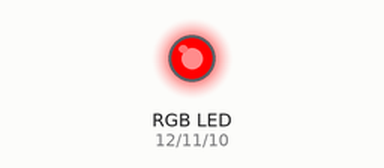
A sketch run on a simulated Arduino Uno, built with avr-gcc and run on an emulated ATmega328P. Shown: an RGB LED mixed from three pins (HIGH = lit).

Above: at 0.2 s.
At 1.0 s:
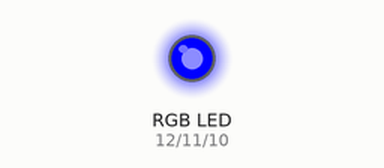
At 1.4 s:
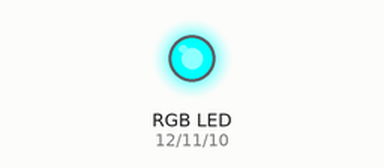
At 1.8 s:
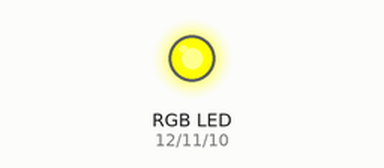
At 3.0 s:
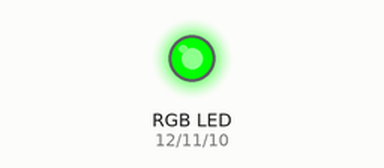
At 4.6 s:
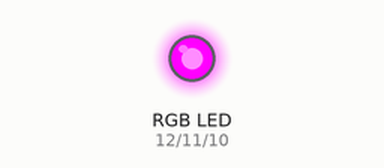
Timing chart, 0 to 5.5 s (numbered marks = the images above):
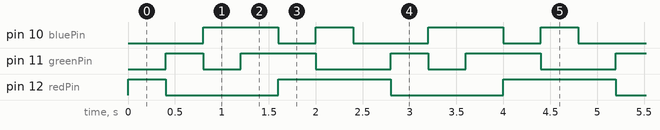

Measured:
- by itself, pin 10 (bluePin): repeats every 2.4 s: LOW 0.40 s, HIGH 0.40 s, LOW 0.80 s, HIGH 0.80 s
- by itself, pin 11 (greenPin): repeats every 2.4 s: LOW 0.40 s, HIGH 0.80 s, LOW 0.80 s, HIGH 0.40 s
- by itself, pin 12 (redPin): repeats every 2.4 s: LOW 1.2 s, HIGH 1.2 s

The sketch:

Amna_RGB.ino
```cpp
int redPin = 12;
int bluePin = 10;
int greenPin = 11;


void setup() {

  pinMode(redPin, OUTPUT);
  pinMode(bluePin, OUTPUT);
  pinMode(greenPin, OUTPUT);
Serial.begin(9600);
}


void loop() {

    changeColor('r');
    delay(400);
    changeColor('g');
    delay(400);
    changeColor('b');
    delay(400);
    changeColor('c');
    delay(400);
    changeColor('y');
    delay(400);
    changeColor('m');
    delay(400);


}
void changeColor(char color){
    digitalWrite(redPin, LOW);
    digitalWrite(bluePin, LOW);
    digitalWrite(greenPin, LOW);

    if (color == 'r') {
     digitalWrite(redPin, HIGH); }

     else if (color == 'b') {
     digitalWrite(bluePin, HIGH); }

    else if (color == 'g') {
    digitalWrite(greenPin, HIGH); }

     else if (color == 'm') {
     digitalWrite(redPin, HIGH);
     digitalWrite(bluePin, HIGH);}

     else if (color == 'c') {
     digitalWrite(bluePin, HIGH);
     digitalWrite(greenPin, HIGH);}

     else if (color == 'y') {
    digitalWrite(greenPin, HIGH);
    digitalWrite(redPin, HIGH);  }

}
```
